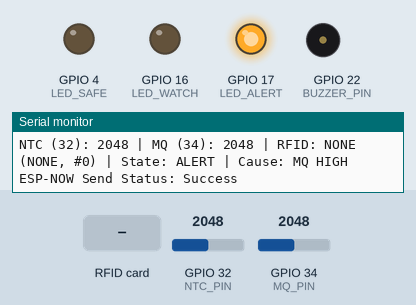
The sketch below on a simulated ESP32. On the bench: output pins drawn as LEDs (lit = HIGH), buzzer (waves = sounding, pin HIGH), the last lines printed to the serial monitor. The inputs (shaded band) are chosen by the test bench; at power-on: GPIO 34 (MQ_PIN) = 2048, GPIO 32 (NTC_PIN) = 2048 (analog values on the 0–4095 scale).

Above: at 1.7 s.
1.8 s: GPIO 34 (MQ_PIN) set to 402
4.7 s: GPIO 34 (MQ_PIN) set to 347
At 5.1 s:
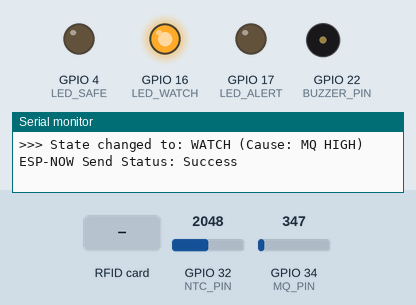
6.2 s: RFID card E9 AE 14 05 held to the reader
At 6.8 s:
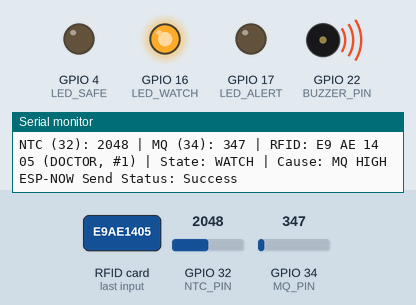
8.4 s: GPIO 34 (MQ_PIN) set to 252
11.4 s: GPIO 34 (MQ_PIN) set to 212
At 12.5 s:
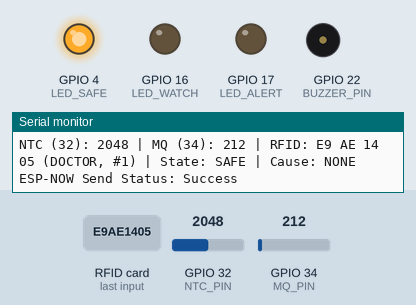
13.0 s: RFID card 1A 52 67 32 held to the reader
At 13.6 s:
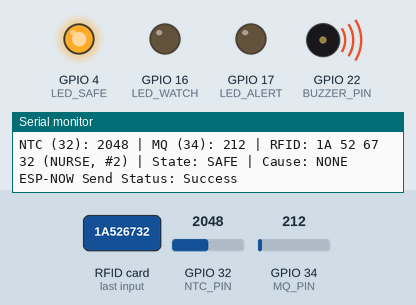
Timing chart, 0 to 16.0 s (numbered marks = the images above; inputs shaded):
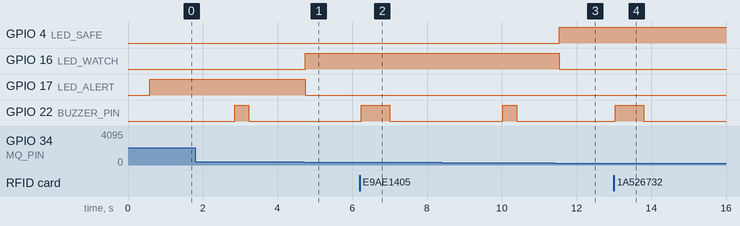

The sketch:

sensor_node.ino
```cpp
#include <WiFi.h>
#include <esp_now.h>
#include <SPI.h>
#include <MFRC522.h>

// المنافذ الثابتة للوحة البريدبورد
const int NTC_PIN    = 32;
const int MQ_PIN     = 34;
const int LED_SAFE   = 4;
const int LED_WATCH  = 16;
const int LED_ALERT  = 17;
const int BUZZER_PIN = 22;

// منافذ RFID-RC522
#define RFID_SS_PIN  5
#define RFID_RST_PIN 27
MFRC522 rfid(RFID_SS_PIN, RFID_RST_PIN);

// عتبات NTC معايرة أعلى من قراءة الغرفة الحالية (~3370-3605) لتكون الغرفة SAFE
const int NTC_LOW_ALERT   = 500;
const int NTC_ENTER_WATCH = 3620;
const int NTC_EXIT_WATCH  = 3605;
const int NTC_ENTER_ALERT = 3680;
const int NTC_EXIT_ALERT  = 3665;

// عتبات MQ معايرة (MQ_LOW_WATCH = -1 لتفادي التحذيرات الخاطئة من هبوط لحظي)
const int MQ_LOW_WATCH    = -1;
const int MQ_ENTER_WATCH  = 260;
const int MQ_EXIT_WATCH   = 230;
const int MQ_ENTER_ALERT  = 420;
const int MQ_EXIT_ALERT   = 380;

// MAC Address الخاص بشاشة ESP32-2432S028R
uint8_t displayMacAddress[] = {0x8C, 0x94, 0xDF, 0x4F, 0xD2, 0x38};
bool enableEspNowSend = true;

typedef struct __attribute__((packed)) {
  int rawAdc;
  int mqAdc;
  uint8_t stateCode;     // 0 = SAFE, 1 = WATCH, 2 = ALERT
  char stateLabel[8];
  uint16_t rfidScanCount;
  char lastCardUid[18];
  char staffRole[14];
  char causeLabel[16];
} NaqaaPacket;

NaqaaPacket packetToSend;
int currentState = 0;
int ntcState = 0;
int mqState = 0;
int lastPrintedState = -1;

uint16_t rfidScanCount = 0;
char currentUidStr[18] = "NONE";
char currentRoleStr[14] = "NONE";
unsigned long lastCardTime = 0;
char lastProcessedUid[18] = "";

// حالة قفل إنذار البطاقة غير المسموحة (يبقى حتى يُلغى عبر بطاقة مصرحة أو أمر إيقاف من الموقع)
bool unauthAlarmLatched = false;

// تحكم غير معطّل بالجرس
unsigned long lastBuzzerPulseMs = 0;
unsigned long buzzerOffAtMs = 0;
bool buzzerActive = false;

int remainingSoftBeeps = 0;
unsigned long nextSoftBeepAtMs = 0;

void triggerBuzzerMs(unsigned long durationMs) {
  digitalWrite(BUZZER_PIN, HIGH);
  buzzerActive = true;
  buzzerOffAtMs = millis() + durationMs;
}

// نغمة تأكيد خفيفة وسريعة ("طن طن") للبطاقات المسموحة
void startAuthorizedSoftDoubleBeep() {
  remainingSoftBeeps = 2;
  nextSoftBeepAtMs = millis();
}

// دالة استدعاء جاهزة لربط زر/أمر "إيقاف الإنذار" من موقع الأدمن لاحقاً
void clearUnauthAlarmFromAdmin() {
  unauthAlarmLatched = false;
  if (strcmp(currentRoleStr, "UNAUTH") == 0) {
    strncpy(currentRoleStr, "NONE", sizeof(currentRoleStr) - 1);
    currentRoleStr[sizeof(currentRoleStr) - 1] = '\0';
  }
  digitalWrite(BUZZER_PIN, LOW);
  buzzerActive = false;
}

void updateBuzzer() {
  unsigned long now = millis();

  if (buzzerActive && (long)(now - buzzerOffAtMs) >= 0) {
    digitalWrite(BUZZER_PIN, LOW);
    buzzerActive = false;
  }

  // أولوية لنبضات "طن طن" الخفيفة السريعة عند تمرير بطاقة مسموحة
  if (remainingSoftBeeps > 0) {
    if (!buzzerActive && (long)(now - nextSoftBeepAtMs) >= 0) {
      triggerBuzzerMs(45);   // نبضة خفيفة وسريعة
      remainingSoftBeeps--;
      nextSoftBeepAtMs = now + 120; // فاصل سريع بين النبضتين
    }
    return;
  }

  // رنين مستمر للبازر عند بطاقة غير مسموحة (UNAUTH) حتى يتم إيقافه من الأدمن
  if (unauthAlarmLatched) {
    digitalWrite(BUZZER_PIN, HIGH);
    buzzerActive = true;
    buzzerOffAtMs = now + 200;
    return;
  }

  if (currentState == 0) {
    digitalWrite(BUZZER_PIN, LOW);
    buzzerActive = false;
    return;
  }

  // تنبيه متقطع للحساسات (WATCH / ALERT ناتج عن NTC أو MQ)
  unsigned long intervalMs = (currentState == 2) ? 2200 : 5000;
  unsigned long pulseMs    = (currentState == 2) ? 140  : 60;

  if (!buzzerActive && (now - lastBuzzerPulseMs >= intervalMs)) {
    lastBuzzerPulseMs = now;
    triggerBuzzerMs(pulseMs);
  }
}

#if defined(ESP_ARDUINO_VERSION_MAJOR) && (ESP_ARDUINO_VERSION_MAJOR >= 3)
void onDataSent(const wifi_tx_info_t *info, esp_now_send_status_t status) {
#else
void onDataSent(const uint8_t *mac_addr, esp_now_send_status_t status) {
#endif
  Serial.print("ESP-NOW Send Status: ");
  Serial.println(status == ESP_NOW_SEND_SUCCESS ? "Success" : "Fail");
}

const char* getStateName(int state) {
  if (state == 1) return "WATCH";
  if (state == 2) return "ALERT";
  return "SAFE";
}

// تصنيف البطاقات: DOCTOR / NURSE / GUEST مسموحة، و UNAUTH غير مسموحة
void classifyCard(const char* uidStr, const char* &roleOut, bool &isAuthorizedOut) {
  if (strcmp(uidStr, "E9 AE 14 05") == 0) {
    roleOut = "DOCTOR";
    isAuthorizedOut = true;
  } else if (strcmp(uidStr, "1A 52 67 32") == 0) {
    roleOut = "NURSE";
    isAuthorizedOut = true;
  } else if (strcmp(uidStr, "45 49 E5 00") == 0) {
    roleOut = "GUEST";
    isAuthorizedOut = true;
  } else if (strcmp(uidStr, "0B FE D1 3E") == 0) {
    roleOut = "UNAUTH";
    isAuthorizedOut = false;
  } else {
    roleOut = "UNAUTH";
    isAuthorizedOut = false;
  }
}

void pollRfid() {
  if (!rfid.PICC_IsNewCardPresent()) {
    return;
  }
  if (!rfid.PICC_ReadCardSerial()) {
    return;
  }

  char uidBuf[18] = {0};
  int pos = 0;
  for (byte i = 0; i < rfid.uid.size && pos < (int)sizeof(uidBuf) - 4; i++) {
    pos += snprintf(uidBuf + pos, sizeof(uidBuf) - pos, "%s%02X", (i == 0 ? "" : " "), rfid.uid.uidByte[i]);
  }

  unsigned long now = millis();
  if (strcmp(uidBuf, lastProcessedUid) != 0 || (now - lastCardTime > 1500)) {
    strncpy(currentUidStr, uidBuf, sizeof(currentUidStr) - 1);
    currentUidStr[sizeof(currentUidStr) - 1] = '\0';

    strncpy(lastProcessedUid, uidBuf, sizeof(lastProcessedUid) - 1);
    lastProcessedUid[sizeof(lastProcessedUid) - 1] = '\0';

    lastCardTime = now;
    rfidScanCount++;

    const char* roleName = "NONE";
    bool isAuthorized = true;
    classifyCard(currentUidStr, roleName, isAuthorized);

    strncpy(currentRoleStr, roleName, sizeof(currentRoleStr) - 1);
    currentRoleStr[sizeof(currentRoleStr) - 1] = '\0';

    if (isAuthorized) {
      // بطاقة مسموحة: لا ترفع إنذار، وتطلق نبضتين خفيفتين وسريعتين ("طن طن")
      unauthAlarmLatched = false;
      startAuthorizedSoftDoubleBeep();
    } else {
      // بطاقة غير مسموحة: تفعّل إنذار ALERT وجرس مستمر حتى إيقافه
      unauthAlarmLatched = true;
      digitalWrite(BUZZER_PIN, HIGH);
      buzzerActive = true;
    }

    Serial.print("RFID Scanned -> UID: ");
    Serial.print(currentUidStr);
    Serial.print(" | Role: ");
    Serial.print(currentRoleStr);
    Serial.print(" | Auth: ");
    Serial.print(isAuthorized ? "YES" : "NO");
    Serial.print(" | Count: ");
    Serial.println(rfidScanCount);
  }

  rfid.PICC_HaltA();
  rfid.PCD_StopCrypto1();
}

void applyLedOutputs(int state) {
  digitalWrite(LED_SAFE,  state == 0 ? HIGH : LOW);
  digitalWrite(LED_WATCH, state == 1 ? HIGH : LOW);
  digitalWrite(LED_ALERT, state == 2 ? HIGH : LOW);
}

int stepHighState(int val, int prev, int eWatch, int xWatch, int eAlert, int xAlert) {
  if (prev == 0) {
    if (val >= eAlert) return 2;
    if (val >= eWatch) return 1;
    return 0;
  } else if (prev == 1) {
    if (val >= eAlert) return 2;
    if (val <= xWatch) return 0;
    return 1;
  } else {
    if (val <= xAlert) {
      return (val <= xWatch) ? 0 : 1;
    }
    return 2;
  }
}

void setup() {
  Serial.begin(115200);
  analogReadResolution(12);
  delay(300);

  pinMode(LED_SAFE, OUTPUT);
  pinMode(LED_WATCH, OUTPUT);
  pinMode(LED_ALERT, OUTPUT);
  pinMode(BUZZER_PIN, OUTPUT);

  digitalWrite(LED_SAFE, LOW);
  digitalWrite(LED_WATCH, LOW);
  digitalWrite(LED_ALERT, LOW);
  digitalWrite(BUZZER_PIN, LOW);

  SPI.begin(18, 19, 23, RFID_SS_PIN);
  rfid.PCD_Init();

  WiFi.mode(WIFI_STA);
  delay(200);

  Serial.println("=== NAQAA SENSOR NODE (AUTHORIZED SOFT BEEP + UNAUTH LATCH) ===");
  Serial.print("Board MAC Address: ");
  Serial.println(WiFi.macAddress());

  if (esp_now_init() != ESP_OK) {
    Serial.println("Error initializing ESP-NOW");
    return;
  }

  esp_now_register_send_cb(onDataSent);

  if (enableEspNowSend) {
    esp_now_peer_info_t peerInfo = {};
    memcpy(peerInfo.peer_addr, displayMacAddress, 6);
    peerInfo.channel = 0;
    peerInfo.encrypt = false;

    if (esp_now_add_peer(&peerInfo) == ESP_OK) {
      Serial.println("Display peer added for ESP-NOW");
    } else {
      Serial.println("Failed to add display peer");
    }
  }
}

void loop() {
  pollRfid();

  int ntcRaw = analogRead(NTC_PIN);
  int mqRaw  = analogRead(MQ_PIN);

  int ntcHighState = stepHighState(ntcRaw, ntcState, NTC_ENTER_WATCH, NTC_EXIT_WATCH, NTC_ENTER_ALERT, NTC_EXIT_ALERT);
  bool ntcLowAlert = (ntcRaw <= NTC_LOW_ALERT);
  ntcState = ntcLowAlert ? 2 : ntcHighState;

  int mqHighState = stepHighState(mqRaw, mqState, MQ_ENTER_WATCH, MQ_EXIT_WATCH, MQ_ENTER_ALERT, MQ_EXIT_ALERT);
  bool mqLowWatch = (MQ_LOW_WATCH >= 0) && (mqRaw <= MQ_LOW_WATCH);
  mqState = max(mqHighState, mqLowWatch ? 1 : 0);

  int rfidEffectState = unauthAlarmLatched ? 2 : 0;

  currentState = max(ntcState, max(mqState, rfidEffectState));
  const char* label = getStateName(currentState);

  const char* cause = "NONE";
  if (currentState > 0) {
    if (unauthAlarmLatched && currentState == 2) {
      cause = "RFID UNAUTH";
    } else if (ntcLowAlert && currentState == 2) {
      cause = "NTC LOW";
    } else if (ntcHighState == currentState && ntcHighState > 0) {
      cause = "NTC HIGH";
    } else if (mqHighState == currentState && mqHighState > 0) {
      cause = "MQ HIGH";
    } else if (mqLowWatch && currentState == 1) {
      cause = "MQ LOW";
    }
  }

  Serial.print("NTC (32): ");
  Serial.print(ntcRaw);
  Serial.print(" | MQ (34): ");
  Serial.print(mqRaw);
  Serial.print(" | RFID: ");
  Serial.print(currentUidStr);
  Serial.print(" (");
  Serial.print(currentRoleStr);
  Serial.print(", #");
  Serial.print(rfidScanCount);
  Serial.print(") | State: ");
  Serial.print(label);
  Serial.print(" | Cause: ");
  Serial.println(cause);

  bool stateChanged = (currentState != lastPrintedState);
  if (stateChanged) {
    lastPrintedState = currentState;
    lastBuzzerPulseMs = millis();
    if (currentState == 0 && !unauthAlarmLatched && remainingSoftBeeps == 0) {
      digitalWrite(BUZZER_PIN, LOW);
      buzzerActive = false;
    }
    Serial.print(">>> State changed to: ");
    Serial.print(label);
    Serial.print(" (Cause: ");
    Serial.print(cause);
    Serial.println(")");
  }

  applyLedOutputs(currentState);
  updateBuzzer();

  if (enableEspNowSend) {
    packetToSend.rawAdc = ntcRaw;
    packetToSend.mqAdc  = mqRaw;
    packetToSend.stateCode = (uint8_t)currentState;
    strncpy(packetToSend.stateLabel, label, sizeof(packetToSend.stateLabel) - 1);
    packetToSend.stateLabel[sizeof(packetToSend.stateLabel) - 1] = '\0';
    packetToSend.rfidScanCount = rfidScanCount;
    strncpy(packetToSend.lastCardUid, currentUidStr, sizeof(packetToSend.lastCardUid) - 1);
    packetToSend.lastCardUid[sizeof(packetToSend.lastCardUid) - 1] = '\0';
    strncpy(packetToSend.staffRole, currentRoleStr, sizeof(packetToSend.staffRole) - 1);
    packetToSend.staffRole[sizeof(packetToSend.staffRole) - 1] = '\0';
    strncpy(packetToSend.causeLabel, cause, sizeof(packetToSend.causeLabel) - 1);
    packetToSend.causeLabel[sizeof(packetToSend.causeLabel) - 1] = '\0';

    esp_now_send(displayMacAddress, (uint8_t *)&packetToSend, sizeof(packetToSend));
  }

  delay(350);
}
```

Measured:
- the behaviour switches between 381 and 380 on GPIO 34 (MQ_PIN) (found by bisection; images 0 and 1)
- the behaviour switches between 231 and 230 on GPIO 34 (MQ_PIN) (found by bisection; images 2 and 3)
- after the input at 4.7 s, GPIO 16 (LED_WATCH): LOW → HIGH after 0.05 s; GPIO 17 (LED_ALERT): HIGH → LOW after 0.05 s; GPIO 22 (BUZZER_PIN): stays LOW (without the input it goes to HIGH after 0.42 s)
- after the input at 6.2 s, GPIO 22 (BUZZER_PIN): LOW → HIGH at once, → LOW 0.76 s later
- after the input at 11.4 s, GPIO 4 (LED_SAFE): LOW → HIGH after 0.14 s; GPIO 16 (LED_WATCH): HIGH → LOW after 0.14 s
- after the input at 13.0 s, GPIO 22 (BUZZER_PIN): LOW → HIGH at once, → LOW 0.76 s later
